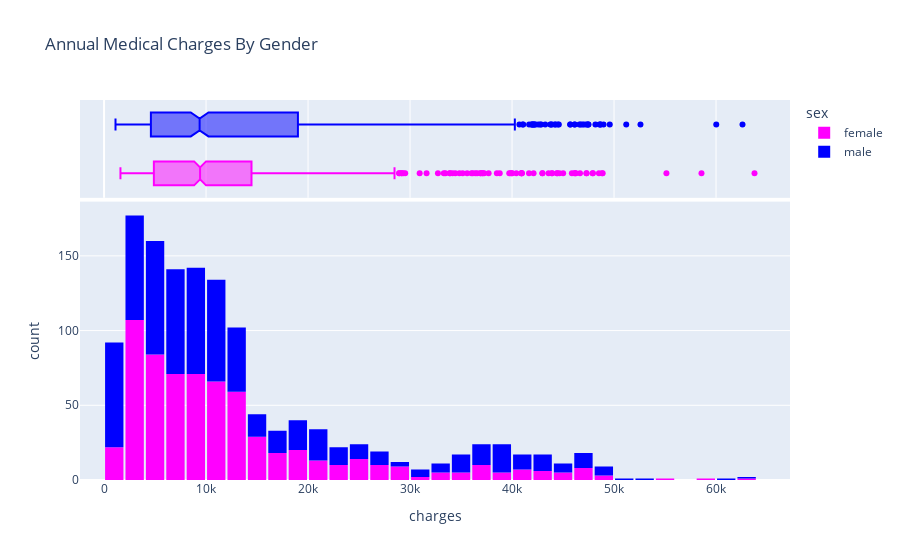

Notebook code cell kept with this figure:
### Markdown cell above
##### Observations
<ul>
The above plot shows the following observations:
<li>Most customers have their medical charges under $10,000. A small number of customers have high medical expenses, probably due to accidents, majr illnesses, and genetic diseases. the distribution follows a <a href="https://en.wikipedia.org/wiki/Power_law" style='text-decoration:underline'>Power Law</a></li>
<li>There appears a remarkable difference in medical expenses between smokers and non-smokers.<br>
While the median for non-smokers is $7,300, the median for smokers is close to $35,000.</li>


</ul>

### Code cell
plot = px.histogram(
    df, 
    x='charges',
    marginal='box',
    color='sex',
    color_discrete_sequence=['magenta', 'blue'],
    title='Annual Medical Charges By Gender'
)
plot.update_layout(bargap=0.1)
plot.show()

### Figure 1 — Plotly figure (JSON) as saved in the notebook; plotly's stock layout.template omitted (floating-point values rounded to 4 significant figures; data arrays with more than 128 entries replaced by an {"elided": "..."} marker saying what was removed)
{"data": [{"alignmentgroup": "True", "bingroup": "x", "hovertemplate": "sex=female<br>charges=%{x}<br>count=%{y}<extra></extra>", "legendgroup": "female", "marker": {"color": "magenta", "pattern": {"shape": ""}}, "name": "female", "offsetgroup": "female", "orientation": "v", "showlegend": true, "type": "histogram", "x": {"elided": "662 float values"}, "xaxis": "x", "yaxis": "y"}, {"alignmentgroup": "True", "hovertemplate": "sex=female<br>charges=%{x}<extra></extra>", "legendgroup": "female", "marker": {"color": "magenta"}, "name": "female", "notched": true, "offsetgroup": "female", "showlegend": false, "type": "box", "x": {"elided": "662 float values"}, "xaxis": "x2", "yaxis": "y2"}, {"alignmentgroup": "True", "bingroup": "x", "hovertemplate": "sex=male<br>charges=%{x}<br>count=%{y}<extra></extra>", "legendgroup": "male", "marker": {"color": "blue", "pattern": {"shape": ""}}, "name": "male", "offsetgroup": "male", "orientation": "v", "showlegend": true, "type": "histogram", "x": {"elided": "676 float values"}, "xaxis": "x", "yaxis": "y"}, {"alignmentgroup": "True", "hovertemplate": "sex=male<br>charges=%{x}<extra></extra>", "legendgroup": "male", "marker": {"color": "blue"}, "name": "male", "notched": true, "offsetgroup": "male", "showlegend": false, "type": "box", "x": {"elided": "676 float values"}, "xaxis": "x2", "yaxis": "y2"}], "layout": {"bargap": 0.1, "barmode": "relative", "legend": {"title": {"text": "sex"}, "tracegroupgap": 0}, "title": {"text": "Annual Medical Charges By Gender"}, "xaxis": {"anchor": "y", "domain": [0, 1], "title": {"text": "charges"}}, "xaxis2": {"anchor": "y2", "domain": [0, 1], "matches": "x", "showgrid": true, "showticklabels": false}, "yaxis": {"anchor": "x", "domain": [0, 0.7326], "title": {"text": "count"}}, "yaxis2": {"anchor": "x2", "domain": [0.7426, 1], "matches": "y2", "showgrid": false, "showline": false, "showticklabels": false, "ticks": ""}}}
